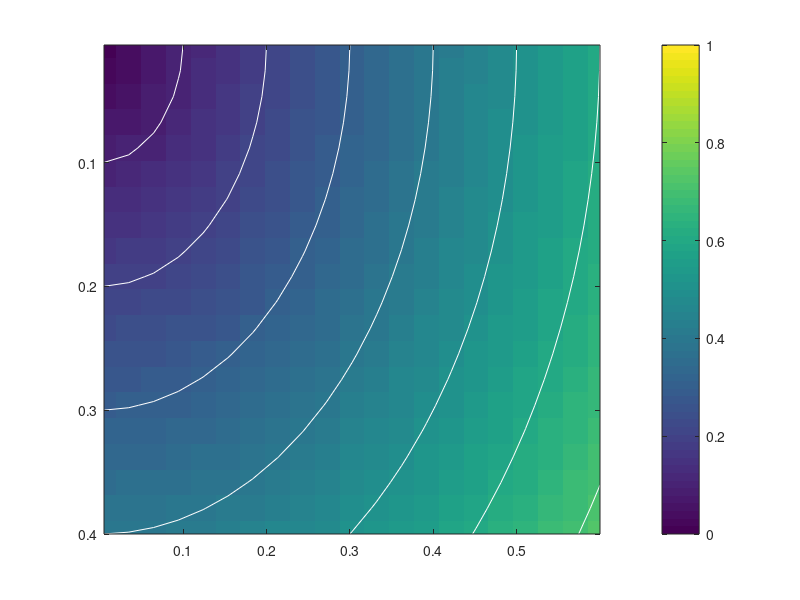

MATLAB code to generate this figure: (Note: this script raises an error after producing the figure.)

% A script demonstrating uncertainties in penetration,
%  
%  AUTHOR: Timothy Sipkens: 2022-04-29

clear;
close all;
clc;
addpath cmap;

P = 0.9;  % penetration
N1 = 2e4;  % upstream number
N2 = P .* N1;  % downstream number

% Size of grid.
n1 = 20; % 105;
n2 = 21; % 120;


s1 = linspace(0.005, 0.4, n1);  % relative error, std(N1)/N1
s2 = linspace(0.005, 0.6, n2);  % relative error, std(N2)/N2



%%
% FIG 1. Linear error propagation (LUP) intervals.
sp_lup = sqrt(s1'.^2 + s2.^2);  % LUP
figure(1);
imagesc(s2, s1, sp_lup);
hold on;
contour(s2, s1, sp_lup, 0:0.1:1.1, 'w');
hold off;

% Format plot.
colorbar;
caxis([0, 1]);
addpath('cmap');
colormap(internet);
set(gca, 'YDir', 'normal');
ylabel('se(N_1)/N_1');
xlabel('se(N_2)/N_2');



%%
% FIG. 2. Monte Carlo intervals.
% Loop over std(N1)/N1 and std(N2)/N2.
sp_prct = [];
sp_std = [];
ps = {};
smpl = {};
ns = 1e4;
for jj=1:n2
    for ii=1:n1
        [~, ~, smpl{ii,jj}, ps{ii,jj}] = uq.mc([N1, N2], ...
            [s1(ii) * N1, s2(jj) * N2], ...
            @(x) x(2,:) ./ x(1,:), 1e4);
        % [~, ~, smpl, ps] = uq.mc_pois([N1, N2], ...
        %     [s1(ii), s2(jj)], ...
        %     @(x) x(2,:) ./ x(1,:), 1e4);
        
        ps2 = ps;
        ps2{ii,jj}(any(smpl{ii,jj} < eps)) = []; % remove negative number concentrations
        ps2{ii,jj} = rmoutliers(ps2{ii,jj}, 'median', 'ThresholdFactor', 20);
        
        % Average percentile intervals to approx. std. dev.
        sp_prct(ii,jj) = (prctile(ps2{ii,jj}, 83) - prctile(ps2{ii,jj}, 17)) ./ P ./ 2;
        sp_std(ii,jj) = std(ps2{ii,jj});
        sk(ii,jj) = skewness(ps2{ii,jj});
    end
end

figure(2);
imagesc(s2, s1, sp_std);
hold on;
contour(s2, s1, sp_std, 0:0.1:1.1, 'w');
hold off;

% Format plot.
colorbar;
caxis([0, 1]);
addpath('cmap');
colormap(internet);
set(gca, 'YDir', 'normal');
ylabel('se(N_1)/N_1');
xlabel('se(N_2)/N_2');


figure(3);
imagesc(s2, s1, sk);
hold on;
contour(s2, s1, sk, -0.4:0.4:5, 'k');
hold off;

% Format plot.
colorbar;
addpath('cmap');
colormap(flipud(tokyo));
set(gca, 'YDir', 'normal');
ylabel('se(N_1)/N_1');
xlabel('se(N_2)/N_2');


figure(4);
imagesc(s2, s1, (sp_std - sp_lup) ./ sp_lup);
hold on;
contour(s2, s1, (sp_std - sp_lup) ./ sp_lup, -1:0.1:1, 'k');
hold off;

% Format plot.
colorbar;
cmax = max(max((sp_std - sp_lup) ./ sp_lup));
clim([-cmax, cmax])
addpath('cmap');
colormap(curl);
set(gca, 'YDir', 'normal');
ylabel('se(N_1)/N_1');
xlabel('se(N_2)/N_2');


% Plot mapping Nup to penetration.
n1 = ceil(size(smpl,1)/2);
n2 = ceil(size(smpl,2)/2);
l = length(smpl{n1,n2}(1,:));
[y, idx] = sort(smpl{n1,n2}(1,:) ./ mean(smpl{n1,n2}(1,:)));

nc = 200;
cm = internet(nc);
ys = std(y);
ym = mean(y);
yc = (y - ym) ./ ys;
yc = min(3, max(-3, yc));
yc = ceil((0.5 + yc ./ 6) .* nc + eps);

figure(5);
subplot(1,5,2:4);
for ii=1:5:l
    plot([0;1], [y(ii); ps{n1,n2}(1,idx(ii))], ...
        'Color', [cm(ceil(ii ./ l .* 200),:), 0.2], 'LineWidth', 1);
    hold on;
end
hold off;
xlim([0, 1]);
ylim([0, 2.2]);

% Plot left panel.
subplot(1,5,1);
[yh,xh] = histcounts(smpl{end,end}(1,:) ./ mean(smpl{end,end}(1,:)));
stairs([yh,0], xh, 'k');
set(gca, 'XDir', 'reverse','xtick',[]);
ylim([0, 2.2]);
xlabel('No. of samples');
ylabel('N_1 / mean(N_1)');

% Plot right panel.
subplot(1,5,5);
[yh,xh] = histcounts(ps{n1,n2}(1,:));
stairs([yh,0], xh, 'k');
set(gca,'YAxisLocation','right','xtick',[]);
ylim([0, 2.2]);
xlabel('No. of samples');
ylabel('Penetration');
